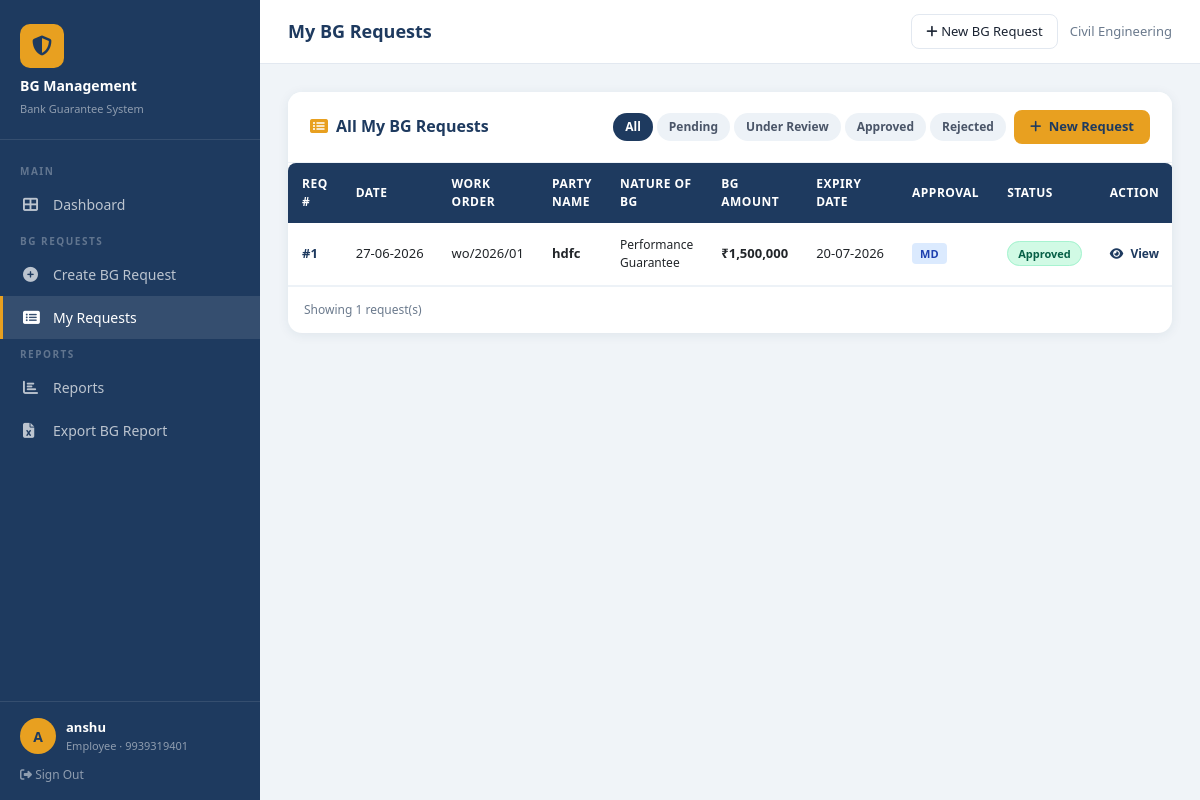
The page /my-requests (signed in) on the database its author committed.
### database/models.py (models this page shows, shortened)
class User(UserMixin, db.Model):
    __tablename__ = 'users'
    id = db.Column(db.Integer, primary_key=True)
    p_no = db.Column(db.String(20), unique=True, nullable=False)
    name = db.Column(db.String(100), nullable=False)
    email = db.Column(db.String(120), unique=True, nullable=False)
    password_hash = db.Column(db.String(256), nullable=False)
    department_id = db.Column(db.Integer, db.ForeignKey('departments.id'), nullable=False)
    role = db.Column(db.String(20), default='Employee')  # Employee, HOD, Admin
    is_active = db.Column(db.Boolean, default=True)
    created_at = db.Column(db.DateTime, default=datetime.utcnow)
    bg_requests = db.relationship('BGRequest', backref='requester', lazy=True, foreign_keys='BGRequest.user_id')
    approvals = db.relationship('Approval', backref='hod', lazy=True)

class Department(db.Model):
    __tablename__ = 'departments'
    id = db.Column(db.Integer, primary_key=True)
    name = db.Column(db.String(100), nullable=False, unique=True)
    location = db.Column(db.String(100))
    created_at = db.Column(db.DateTime, default=datetime.utcnow)
    users = db.relationship('User', backref='department', lazy=True)
    bg_requests = db.relationship('BGRequest', backref='department', lazy=True)

class BGRequest(db.Model):
    __tablename__ = 'bg_requests'
    id = db.Column(db.Integer, primary_key=True)
    p_no = db.Column(db.String(20), nullable=False)
    employee_name = db.Column(db.String(100), nullable=False)
    email_id = db.Column(db.String(120), nullable=False)
    department_id = db.Column(db.Integer, db.ForeignKey('departments.id'), nullable=False)
    location = db.Column(db.String(100), nullable=False)
    date_of_request = db.Column(db.Date, nullable=False)
    work_order_no = db.Column(db.String(50), nullable=False)
    type_of_work = db.Column(db.String(100), nullable=False)
    job_value = db.Column(db.Float, nullable=False)
    first_owner_name = db.Column(db.String(100), nullable=False)
    alternate_owner = db.Column(db.String(100))
    party_name = db.Column(db.String(100), nullable=False)
    nature_of_bg = db.Column(db.String(50), nullable=False)
    bg_amount = db.Column(db.Float, nullable=False)
    bg_expiry_date = db.Column(db.Date, nullable=False)
    bg_claim_period = db.Column(db.Integer, nullable=False)  # in days
    remarks = db.Column(db.Text)
    status = db.Column(db.String(30), default='Pending')  # Pending, Under Review, Approved, Rejected, Completed
    user_id = db.Column(db.Integer, db.ForeignKey('users.id'), nullable=False)
    approval_type = db.Column(db.String(20))  # MD or Board (auto-set based on amount)
    created_at = db.Column(db.DateTime, default=datetime.utcnow)
    updated_at = db.Column(db.DateTime, default=datetime.utcnow, onupdate=datetime.utcnow)
    attachments = db.relationship('BGAttachment', backref='bg_request', lazy=True, cascade='all, delete-orphan')
    approvals = db.relationship('Approval', backref='bg_request', lazy=True, cascade='all, delete-orphan')

### routes/bg_request.py (the view)
@bg_request.route('/my-requests')
@login_required
def my_requests():
    status_filter = request.args.get('status', '')
    query = BGRequest.query.filter_by(user_id=current_user.id)
    if status_filter:
        query = query.filter_by(status=status_filter)
    requests_list = query.order_by(BGRequest.created_at.desc()).all()
    return render_template('my_requests.html', requests=requests_list, status_filter=status_filter)

### templates/my_requests.html (shortened to what this page needs)
{% extends "base.html" %}
{% block page_title %}My BG Requests{% endblock %}
{% block content %}
<div class="card">
    <div class="card-header d-flex justify-content-between align-items-center flex-wrap gap-2">
        <h6><i class="fas fa-list-alt me-2" style="color:#E8A020;"></i>All My BG Requests</h6>
        <div class="d-flex gap-2 flex-wrap align-items-center">
            <div class="d-flex gap-1">
                {% for s in ['', 'Pending', 'Under Review', 'Approved', 'Rejected'] %}
                <a href="{{ url_for('bg_request.my_requests', status=s) }}"
                   style="padding:5px 12px;border-radius:20px;font-size:12px;font-weight:600;text-decoration:none;
                          {% if status_filter == s %}background:#1E3A5F;color:#fff;{% else %}background:#EDF2F7;color:#4A5568;{% endif %}">
                    {{ s if s else 'All' }}
                </a>
                {% endfor %}
            </div>
            <a href="{{ url_for('bg_request.create') }}" class="btn-accent" style="text-decoration:none;padding:7px 16px;border-radius:8px;">
                <i class="fas fa-plus me-1"></i> New Request
            </a>
        </div>
    </div>
    <div class="card-body p-0">
        {% if requests %}
        <div style="overflow-x:auto;">
        <table class="table-custom w-100">
            <thead>
                <tr>
                    <th>Req #</th>
                    <th>Date</th>
                    <th>Work Order</th>
                    <th>Party Name</th>
                    <th>Nature of BG</th>
                    <th>BG Amount</th>
                    <th>Expiry Date</th>
                    <th>Approval</th>
                    <th>Status</th>
                    <th>Action</th>
                </tr>
            </thead>
            <tbody>
                {% for req in requests %}
                <tr>
                    <td><strong style="color:#1E3A5F;">#{{ req.id }}</strong></td>
                    <td style="white-space:nowrap;">{{ req.date_of_request.strftime('%d-%m-%Y') }}</td>
                    <td>{{ req.work_order_no }}</td>
                    <td><strong>{{ req.party_name }}</strong></td>
                    <td style="font-size:12px;">{{ req.nature_of_bg }}</td>
                    <td>
                        <strong>₹{{ '{:,.0f}'.format(req.bg_amount) }}</strong>
                    </td>
                    <td style="white-space:nowrap;">{{ req.bg_expiry_date.strftime('%d-%m-%Y') }}</td>
                    <td>
                        <span style="font-size:11px;padding:3px 8px;border-radius:4px;font-weight:600;
                                     {% if req.approval_type == 'MD' %}background:#DBEAFE;color:#1E40AF;{% else %}background:#FEE2E2;color:#991B1B;{% endif %}">
                            {{ req.approval_type }}
                        </span>
                    </td>
                    <td>
                        <span class="badge-status
                            {% if req.status == 'Pending' %}badge-pending
                            {% elif req.status == 'Approved' %}badge-approved
                            {% elif req.status == 'Rejected' %}badge-rejected
                            {% else %}badge-review{% endif %}">
                            {{ req.status }}
                        </span>
                    </td>
                    <td>
                        <a href="{{ url_for('bg_request.view_request', req_id=req.id) }}"
                           style="color:#1E3A5F;font-weight:700;font-size:12px;text-decoration:none;">
                            <i class="fas fa-eye me-1"></i> View
                        </a>
                    </td>
                </tr>
                {% endfor %}
            </tbody>
        </table>
        </div>
        <div style="padding:14px 16px;font-size:12px;color:#6B7A8D;border-top:1px solid #EDF2F7;">
            Showing {{ requests|length }} request(s)
        </div>
        {% endif %}
    </div>
</div>
{% endblock %}

### templates/base.html (shortened to what this page needs)
<!DOCTYPE html>
<html lang="en">
<head>
    <link href="https://cdnjs.cloudflare.com/ajax/libs/bootstrap/5.3.0/css/bootstrap.min.css" rel="stylesheet">
    <link href="https://cdnjs.cloudflare.com/ajax/libs/font-awesome/6.4.0/css/all.min.css" rel="stylesheet">
</head>
<body>
{% if current_user.is_authenticated %}
<div class="sidebar" id="sidebar">
    <div class="sidebar-brand">
        <div class="brand-icon"><i class="fas fa-shield-alt"></i></div>
        <h5>BG Management</h5>
        <small>Bank Guarantee System</small>
    </div>
    <nav class="sidebar-nav">
        <div class="nav-section-label">Main</div>
        <a href="{{ url_for('dashboard.index') }}" class="{{ 'active' if request.endpoint == 'dashboard.index' }}">
            <i class="fas fa-th-large"></i> Dashboard
        </a>
        <div class="nav-section-label">BG Requests</div>
        <a href="{{ url_for('bg_request.create') }}" class="{{ 'active' if request.endpoint == 'bg_request.create' }}">
            <i class="fas fa-plus-circle"></i> Create BG Request
        </a>
        <a href="{{ url_for('bg_request.my_requests') }}" class="{{ 'active' if request.endpoint == 'bg_request.my_requests' }}">
            <i class="fas fa-list-alt"></i> My Requests
        </a>
        <div class="nav-section-label">Reports</div>
        <a href="{{ url_for('reports.reports_page') }}" class="{{ 'active' if request.endpoint == 'reports.reports_page' }}">
            <i class="fas fa-chart-bar"></i> Reports
        </a>
        <a href="{{ url_for('reports.bg_export') }}">
            <i class="fas fa-file-excel"></i> Export BG Report
        </a>
    </nav>
    <div class="sidebar-user">
        <div class="user-info">
            <div class="avatar">{{ current_user.name[0].upper() }}</div>
            <div>
                <div class="user-name">{{ current_user.name }}</div>
                <div class="user-role">{{ current_user.role }} · {{ current_user.p_no }}</div>
            </div>
        </div>
        <a href="{{ url_for('auth.logout') }}" style="display:block;margin-top:12px;color:rgba(255,255,255,0.5);font-size:12px;text-decoration:none;">
            <i class="fas fa-sign-out-alt"></i> Sign Out
        </a>
    </div>
</div>
<div class="main-content">
    <div class="topbar">
        <div class="topbar-title">{% block page_title %}Dashboard{% endblock %}</div>
        <div class="topbar-actions">
            <a href="{{ url_for('bg_request.create') }}" class="btn-topbar">
                <i class="fas fa-plus"></i> New BG Request
            </a>
            <span style="font-size:13px;color:var(--text-muted);">{{ current_user.department.name }}</span>
        </div>
    </div>
    <div class="content-area">
        {% block content %}{% endblock %}
    </div>
</div>
{% else %}
{% block auth_content %}{% endblock %}
{% endif %}
</body>
</html>

### templates/base.html (style rules this page uses)
:root { --navy: #1E3A5F; --navy-light: #2C5282; --accent: #E8A020; --accent-light: #FFC940; --bg-main: #F0F4F8; --sidebar-w: 260px; --text-dark: #1A2332; --text-muted: #6B7A8D; --success: #27AE60; --danger: #E74C3C; --warning: #F39C12; }
* { margin: 0; padding: 0; box-sizing: border-box; }
body { font-family: 'Segoe UI', sans-serif; background: var(--bg-main); color: var(--text-dark); }
.sidebar { position: fixed; top: 0; left: 0; width: var(--sidebar-w); height: 100vh; background: var(--navy); display: flex; flex-direction: column; z-index: 1000; transition: transform 0.3s ease; }
.sidebar-brand { padding: 24px 20px 20px; border-bottom: 1px solid rgba(255,255,255,0.1); }
.sidebar-brand .brand-icon { width: 44px; height: 44px; background: var(--accent); border-radius: 10px; display: flex; align-items: center; justify-content: center; margin-bottom: 10px; }
.sidebar-brand .brand-icon i { color: var(--navy); font-size: 20px; }
.sidebar-brand h5 { color: #fff; font-size: 14px; font-weight: 700; margin: 0; }
.sidebar-brand small { color: rgba(255,255,255,0.5); font-size: 11px; }
.sidebar-nav { flex: 1; padding: 16px 0; overflow-y: auto; }
.nav-section-label { padding: 8px 20px 4px; font-size: 10px; font-weight: 700; color: rgba(255,255,255,0.3); text-transform: uppercase; letter-spacing: 1.5px; }
.sidebar-nav a { display: flex; align-items: center; gap: 12px; padding: 11px 20px; color: rgba(255,255,255,0.7); text-decoration: none; font-size: 14px; font-weight: 500; transition: all 0.2s; border-left: 3px solid transparent; }
.sidebar-nav a:hover, .sidebar-nav a.active { color: #fff; background: rgba(255,255,255,0.1); border-left-color: var(--accent); }
.sidebar-nav a i { width: 18px; font-size: 15px; }
.sidebar-user { padding: 16px 20px; border-top: 1px solid rgba(255,255,255,0.1); }
.sidebar-user .user-info { display: flex; align-items: center; gap: 10px; }
.sidebar-user .avatar { width: 36px; height: 36px; background: var(--accent); border-radius: 50%; display: flex; align-items: center; justify-content: center; font-weight: 700; color: var(--navy); font-size: 14px; }
.sidebar-user .user-name { color: #fff; font-size: 13px; font-weight: 600; }
.sidebar-user .user-role { color: rgba(255,255,255,0.5); font-size: 11px; }
.main-content { margin-left: var(--sidebar-w); min-height: 100vh; }
.topbar { background: #fff; border-bottom: 1px solid #E2E8F0; padding: 0 28px; height: 64px; display: flex; align-items: center; justify-content: space-between; position: sticky; top: 0; z-index: 100; }
.topbar-title { font-size: 18px; font-weight: 700; color: var(--navy); }
.topbar-actions { display: flex; align-items: center; gap: 12px; }
.topbar-actions .btn-topbar { background: none; border: 1px solid #E2E8F0; padding: 7px 14px; border-radius: 8px; color: var(--text-dark); font-size: 13px; cursor: pointer; text-decoration: none; transition: all 0.2s; }
.content-area { padding: 28px; }
.card { border: none; border-radius: 14px; box-shadow: 0 2px 12px rgba(30,58,95,0.08); }
.card-header { background: #fff; border-bottom: 1px solid #EDF2F7; border-radius: 14px 14px 0 0 !important; padding: 18px 22px; }
.card-header h6 { font-weight: 700; color: var(--navy); margin: 0; }
.badge-approved { background: #D1FAE5; color: #065F46; border: 1px solid #A7F3D0; }
.badge-status { padding: 4px 10px; border-radius: 20px; font-size: 11px; font-weight: 600; }
.btn-accent { background: var(--accent); color: var(--navy); border: none; padding: 9px 20px; border-radius: 8px; font-weight: 700; font-size: 13px; cursor: pointer; transition: all 0.2s; }
.table-custom { border-collapse: separate; border-spacing: 0; width: 100%; }
.table-custom th { background: var(--navy); color: #fff; font-size: 12px; font-weight: 600; padding: 12px 14px; text-transform: uppercase; letter-spacing: 0.5px; }
.table-custom td { padding: 13px 14px; font-size: 13px; border-bottom: 1px solid #EDF2F7; vertical-align: middle; }
.table-custom th:first-child { border-radius: 8px 0 0 0; }
.table-custom th:last-child { border-radius: 0 8px 0 0; }

### rows shown on the page
User: name "A", name "anshu", role "Employee", p_no "9939319401"
Department: department.name "Civil Engineering"
BGRequest: id "1", date_of_request "27-06-2026", work_order_no "wo/2026/01", party_name "hdfc", nature_of_bg "Performance Guarantee", bg_amount "1,500,000", bg_expiry_date "20-07-2026", approval_type "MD", status "Approved"

### other values the page prints
{{ s if s else 'All' }} "All" "Pending" "Under Review" "Approved" "Rejected"
{{ requests|length }} "1"
